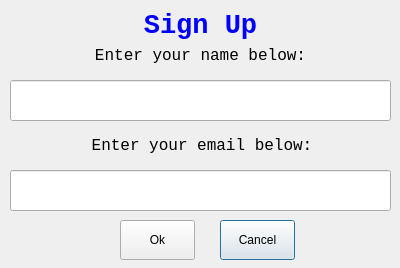
<?xml version="1.0" encoding="UTF-8"?>
<ui version="4.0">
 <class>SignUpDialog</class>
 <widget class="QDialog" name="SignUpDialog">
  <property name="geometry">
   <rect>
    <x>0</x>
    <y>0</y>
    <width>400</width>
    <height>268</height>
   </rect>
  </property>
  <property name="sizePolicy">
   <sizepolicy hsizetype="Fixed" vsizetype="Fixed">
    <horstretch>0</horstretch>
    <verstretch>0</verstretch>
   </sizepolicy>
  </property>
  <property name="windowTitle">
   <string>Dialog</string>
  </property>
  <property name="windowIcon">
   <iconset>
    <normaloff>C:/Program Files (x86)/CodeBlocks/share/CodeBlocks/templates/wizard/plugins/logo.png</normaloff>C:/Program Files (x86)/CodeBlocks/share/CodeBlocks/templates/wizard/plugins/logo.png</iconset>
  </property>
  <property name="modal">
   <bool>true</bool>
  </property>
  <widget class="QLabel" name="titleLabel">
   <property name="geometry">
    <rect>
     <x>10</x>
     <y>10</y>
     <width>381</width>
     <height>30</height>
    </rect>
   </property>
   <property name="font">
    <font>
     <family>Consolas</family>
     <pointsize>20</pointsize>
    </font>
   </property>
   <property name="text">
    <string>&lt;html&gt;&lt;head/&gt;&lt;body&gt;&lt;p&gt;&lt;span style=&quot; font-weight:600; color:#0000ff;&quot;&gt;Sign Up&lt;/span&gt;&lt;/p&gt;&lt;/body&gt;&lt;/html&gt;</string>
   </property>
   <property name="alignment">
    <set>Qt::AlignCenter</set>
   </property>
  </widget>
  <widget class="QLabel" name="enterNameLabel">
   <property name="geometry">
    <rect>
     <x>10</x>
     <y>40</y>
     <width>381</width>
     <height>30</height>
    </rect>
   </property>
   <property name="font">
    <font>
     <family>Consolas</family>
     <pointsize>12</pointsize>
    </font>
   </property>
   <property name="text">
    <string>Enter your name below:</string>
   </property>
   <property name="alignment">
    <set>Qt::AlignCenter</set>
   </property>
   <property name="buddy">
    <cstring>nameLineEdit</cstring>
   </property>
  </widget>
  <widget class="QLineEdit" name="nameLineEdit">
   <property name="geometry">
    <rect>
     <x>10</x>
     <y>80</y>
     <width>381</width>
     <height>41</height>
    </rect>
   </property>
  </widget>
  <widget class="QPushButton" name="cancelButton">
   <property name="geometry">
    <rect>
     <x>220</x>
     <y>220</y>
     <width>75</width>
     <height>40</height>
    </rect>
   </property>
   <property name="text">
    <string>Cancel</string>
   </property>
   <property name="icon">
    <iconset>
     <normaloff>C:/Qt/Qt5.0.2/5.0.2/mingw47_32/examples/declarative/toys/tic-tac-toe/qml/tic-tac-toe/content/pics/x.png</normaloff>C:/Qt/Qt5.0.2/5.0.2/mingw47_32/examples/declarative/toys/tic-tac-toe/qml/tic-tac-toe/content/pics/x.png</iconset>
   </property>
  </widget>
  <widget class="QPushButton" name="okButton">
   <property name="geometry">
    <rect>
     <x>120</x>
     <y>220</y>
     <width>75</width>
     <height>40</height>
    </rect>
   </property>
   <property name="text">
    <string>Ok</string>
   </property>
   <property name="icon">
    <iconset>
     <normaloff>C:/Qt/Qt5.0.2/5.0.2/mingw47_32/examples/widgets/tools/undo/icons/ok.png</normaloff>C:/Qt/Qt5.0.2/5.0.2/mingw47_32/examples/widgets/tools/undo/icons/ok.png</iconset>
   </property>
  </widget>
  <widget class="QLineEdit" name="emailLineEdit">
   <property name="geometry">
    <rect>
     <x>10</x>
     <y>170</y>
     <width>381</width>
     <height>41</height>
    </rect>
   </property>
  </widget>
  <widget class="QLabel" name="enterEmailLabel">
   <property name="geometry">
    <rect>
     <x>12</x>
     <y>130</y>
     <width>380</width>
     <height>30</height>
    </rect>
   </property>
   <property name="font">
    <font>
     <family>Consolas</family>
     <pointsize>12</pointsize>
    </font>
   </property>
   <property name="text">
    <string>Enter your email below:</string>
   </property>
   <property name="alignment">
    <set>Qt::AlignCenter</set>
   </property>
   <property name="buddy">
    <cstring>emailLineEdit</cstring>
   </property>
  </widget>
 </widget>
 <tabstops>
  <tabstop>nameLineEdit</tabstop>
  <tabstop>emailLineEdit</tabstop>
  <tabstop>okButton</tabstop>
  <tabstop>cancelButton</tabstop>
 </tabstops>
 <resources/>
 <connections>
  <connection>
   <sender>cancelButton</sender>
   <signal>clicked()</signal>
   <receiver>SignUpDialog</receiver>
   <slot>close()</slot>
   <hints>
    <hint type="sourcelabel">
     <x>280</x>
     <y>242</y>
    </hint>
    <hint type="destinationlabel">
     <x>324</x>
     <y>234</y>
    </hint>
   </hints>
  </connection>
 </connections>
</ui>
